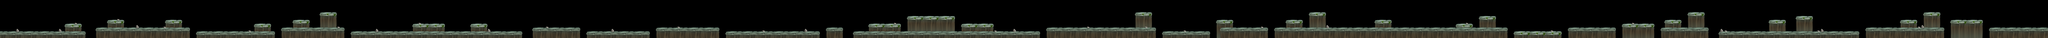

The image is a tile-based game level rendered from a .tmx file. Its description and source (layers, tilesets, objects; grid data summarised) follow:
An orthogonal 530x10 tile map with 80x80 px tiles, 3 tile layers (st2, st1, stone), 4 tilesets and 112 objects.

<map version="1.0" orientation="orthogonal" renderorder="right-down" width="530" height="10" tilewidth="80" tileheight="80" nextobjectid="186">
 <tileset firstgid="1" name="street2" tilewidth="80" tileheight="80" tilecount="30" columns="6">
  <image source="street2.png" width="480" height="400" />
 </tileset>
 <tileset firstgid="31" name="stone1" tilewidth="80" tileheight="80" tilecount="1" columns="1">
  <image source="stone1.png" width="80" height="80" />
 </tileset>
 <tileset firstgid="32" name="stone2" tilewidth="80" tileheight="80" tilecount="2" columns="1">
  <image source="stone2.png" width="80" height="160" />
 </tileset>
 <tileset firstgid="34" name="street" tilewidth="80" tileheight="80" tilecount="18" columns="6">
  <image source="street.png" width="480" height="240" />
 </tileset>
 <layer name="st2" width="530" height="10">
  <data>[5300 cells, 890 non-empty, 30 distinct tile ids]</data>
 </layer>
 <layer name="st1" width="530" height="10">
  <data>[5300 cells, 1236 non-empty, 18 distinct tile ids]</data>
 </layer>
 <layer name="stone" width="530" height="10">
  <data>[5300 cells, 45 non-empty, 3 distinct tile ids]</data>
 </layer>
 <objectgroup name="ground">
  <object id="5" x="1352" y="524" width="328" />
  <object id="6" x="2000" y="620" width="1928" />
  <object id="7" x="2240" y="448" width="320" />
  <object id="8" x="3444" y="448" width="324" />
  <object id="9" x="4084" y="688" width="1596" />
  <object id="10" x="5280" y="520" width="324" />
  <object id="12" x="5840" y="604" width="1280" height="4" />
  <object id="13" x="6080" y="452" width="316" />
  <object id="14" x="6640" y="280" width="328" />
  <object id="15" x="7280" y="700" width="3515" />
  <object id="17" x="8550" y="524" width="656" height="2" />
  <object id="18" x="9754" y="524" width="334" height="2" />
  <object id="19" x="11036" y="602" width="972" height="4" />
  <object id="20" x="12156" y="688" width="1290" height="2" />
  <object id="21" x="13592" y="610" width="1294" height="4" />
  <object id="22" x="15039.4" y="687.879" width="1933.33" />
  <object id="23" x="17115.2" y="609.091" width="333.333" height="3.0303" />
  <object id="24" x="17990.9" y="530.303" width="654.545" height="6.06061" />
  <object id="25" x="18793.9" y="363.636" width="969.697" />
  <object id="26" x="17683.3" y="691.667" width="3841.67" />
  <object id="27" x="21668" y="616" width="2260" />
  <object id="28" x="22632" y="452" width="660" />
  <object id="30" x="23520" y="284" width="324" />
  <object id="31" x="24076" y="688" width="976" height="4" />
  <object id="32" x="24636" y="524" width="336" />
  <object id="33" x="25200" y="444" width="324" />
  <object id="34" x="25284" y="608" width="960" height="4" />
  <object id="35" x="26640" y="436" width="324" height="8" />
  <object id="36" x="27108" y="288" width="344" />
  <object id="38" x="28472" y="448" width="340" height="4" />
  <object id="39" x="26408.3" y="616.667" width="4800" />
  <object id="40" x="30152" y="528" width="336" height="4" />
  <object id="41" x="30636" y="364" width="340" height="4" />
  <object id="42" x="31356" y="688" width="976" height="4" />
  <object id="43" x="32476" y="604" width="972" height="4" />
  <object id="45" x="33592" y="532" width="656" height="4" />
  <object id="46" x="34476" y="448" width="340" height="4" />
  <object id="47" x="34956" y="288" width="336" />
  <object id="48" x="34400" y="612" width="964" height="4" />
  <object id="51" x="36628" y="460" width="340" />
  <object id="52" x="37196" y="352" width="332" height="8" />
  <object id="54" x="38632" y="620" width="1620" height="4" />
  <object id="55" x="39348" y="444" width="348" />
  <object id="56" x="39824" y="292" width="348" height="4" />
  <object id="57" x="40384" y="456" width="664" height="4" />
  <object id="59" x="41192" y="608" width="1208" height="4" />
  <object id="169" x="0" y="700" width="1772" />
  <object id="171" x="35600" y="680" width="2892" height="4" />
 </objectgroup>
 <objectgroup name="coin_straight">
  <object id="62" x="1368" y="412" width="308" height="16" />
  <object id="63" x="3448" y="336" width="316" height="12" />
  <object id="64" x="4488" y="544" width="156" height="16" />
  <object id="65" x="6652" y="164" width="304" height="16" />
  <object id="66" x="18008" y="456" width="244" height="16" />
  <object id="67" x="19680" y="244" width="280" height="24" />
  <object id="68" x="27296" y="404" width="276" height="20" />
  <object id="69" x="34584" y="524" width="356" height="16" />
  <object id="140" x="30156" y="429.333" width="188" height="28" />
 </objectgroup>
 <objectgroup name="coin_small_zigzag">
  <object id="168" x="23083" y="280" width="376" height="48" />
  <object id="176" x="26776" y="272" width="304" height="60" />
  <object id="179" x="39464" y="300" width="352" height="36" />
 </objectgroup>
 <objectgroup name="coin_zigzag">
  <object id="71" x="35572" y="400" width="776" height="32" />
  <object id="72" x="36672" y="164" width="780" height="28" />
  <object id="73" x="9020" y="312" width="832" height="32" />
 </objectgroup>
 <objectgroup name="coin_parabol">
  <object id="75" x="10780" y="452" width="260" height="28" />
  <object id="76" x="16940" y="456" width="188" height="32" />
  <object id="77" x="24936" y="320" width="264" height="28" />
  <object id="78" x="31208" y="356" width="268" height="32" />
  <object id="79" x="33752" y="188" width="336" height="28" />
  <object id="122" x="41000" y="292" width="340" height="56" />
  <object id="137" x="23912" y="286.667" width="204" height="53.3333" />
 </objectgroup>
 <objectgroup name="bee">
  <object id="86" x="24844" y="364" width="68" height="136" />
  <object id="87" x="28048" y="476" width="60" height="112" />
  <object id="126" x="3306.67" y="489.333" width="68" height="102.667" />
  <object id="127" x="6562.67" y="476" width="65.3333" height="113.333" />
  <object id="128" x="6290.67" y="328" width="68" height="109.333" />
  <object id="129" x="9008" y="413.333" width="74.6667" height="98.6667" />
  <object id="131" x="14080" y="478.667" width="70.6667" height="113.333" />
  <object id="132" x="19552" y="257.333" width="69.3333" height="93.3333" />
  <object id="133" x="22198.7" y="494.667" width="45.3333" height="102.667" />
  <object id="135" x="21054.7" y="592" width="52" height="82.6667" />
  <object id="136" x="23741.3" y="154.667" width="58.6667" height="114.667" />
  <object id="138" x="30878.7" y="264" width="58.6667" height="82.6667" />
  <object id="139" x="30401.3" y="405.333" width="64" height="108" />
  <object id="143" x="32712" y="505.333" width="52" height="85.3333" />
  <object id="145" x="34801.3" y="490.667" width="54.6667" height="96" />
  <object id="146" x="35768" y="584" width="44" height="92" />
  <object id="149" x="36905.3" y="349.333" width="48" height="97.3333" />
  <object id="150" x="37452" y="236" width="65.3333" height="112" />
  <object id="152" x="38389.3" y="569.333" width="78.6667" height="112" />
  <object id="158" x="40898.7" y="348" width="54.6667" height="84" />
  <object id="170" x="1187.88" y="578.788" width="81.8182" height="93.9394" />
  <object id="185" x="12881.8" y="581.818" width="78.7879" height="90.9091" />
 </objectgroup>
 <objectgroup name="lms_student lv1">
  <object id="90" x="4816" y="544" width="72" height="112" />
  <object id="91" x="7992" y="528" width="76" height="132" />
  <object id="92" x="10016" y="356" width="72" height="136" />
  <object id="95" x="15688" y="556" width="68" height="108" />
  <object id="97" x="16552" y="560" width="68" height="100" />
  <object id="98" x="18548" y="396" width="64" height="104" />
  <object id="99" x="20432" y="368" width="76" height="136" />
  <object id="102" x="23788" y="464" width="64" height="132" />
  <object id="104" x="25400" y="316" width="68" height="124" />
  </objectgroup>
</map>
<!-- 11 of 112 objects omitted -->
